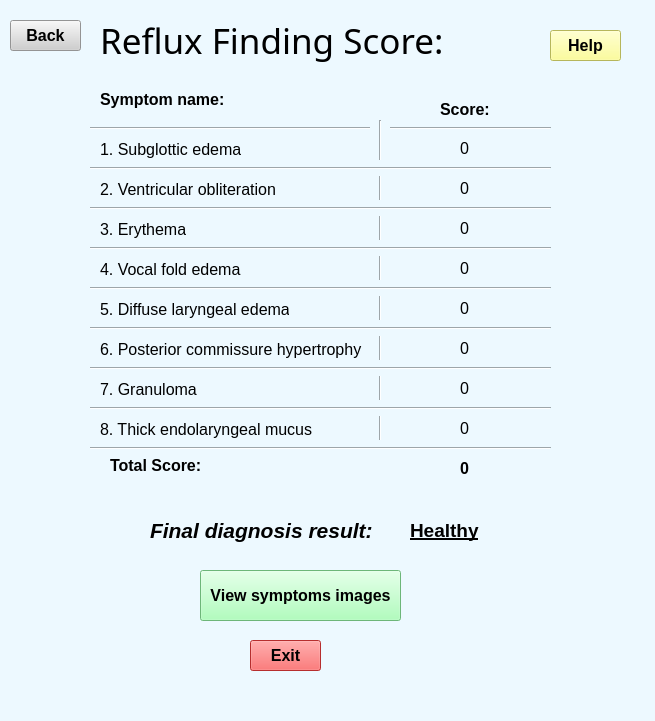
<?xml version="1.0" encoding="UTF-8"?>
<ui version="4.0">
 <class>ResultWindow</class>
 <widget class="QMainWindow" name="ResultWindow">
  <property name="geometry">
   <rect>
    <x>0</x>
    <y>0</y>
    <width>655</width>
    <height>721</height>
   </rect>
  </property>
  <property name="windowTitle">
   <string>results screen</string>
  </property>
  <property name="styleSheet">
   <string notr="true">background-color:rgb(237, 249, 255)</string>
  </property>
  <widget class="QWidget" name="centralwidget">
   <widget class="QLabel" name="main_label">
    <property name="geometry">
     <rect>
      <x>100</x>
      <y>10</y>
      <width>391</width>
      <height>61</height>
     </rect>
    </property>
    <property name="font">
     <font>
      <family>Segoe Print</family>
      <pointsize>26</pointsize>
     </font>
    </property>
    <property name="text">
     <string>Reflux Finding Score:</string>
    </property>
   </widget>
   <widget class="QLabel" name="name_label">
    <property name="geometry">
     <rect>
      <x>100</x>
      <y>90</y>
      <width>125</width>
      <height>19</height>
     </rect>
    </property>
    <property name="font">
     <font>
      <family>Arial</family>
      <pointsize>12</pointsize>
      <weight>75</weight>
      <bold>true</bold>
     </font>
    </property>
    <property name="text">
     <string>Symptom name:</string>
    </property>
   </widget>
   <widget class="QLabel" name="score_lbl">
    <property name="geometry">
     <rect>
      <x>440</x>
      <y>100</y>
      <width>51</width>
      <height>19</height>
     </rect>
    </property>
    <property name="font">
     <font>
      <family>Arial</family>
      <pointsize>12</pointsize>
      <weight>75</weight>
      <bold>true</bold>
     </font>
    </property>
    <property name="text">
     <string>Score:</string>
    </property>
   </widget>
   <widget class="Line" name="line">
    <property name="geometry">
     <rect>
      <x>90</x>
      <y>120</y>
      <width>461</width>
      <height>16</height>
     </rect>
    </property>
    <property name="orientation">
     <enum>Qt::Horizontal</enum>
    </property>
   </widget>
   <widget class="QLabel" name="symptom1_lbl">
    <property name="geometry">
     <rect>
      <x>100</x>
      <y>140</y>
      <width>141</width>
      <height>19</height>
     </rect>
    </property>
    <property name="font">
     <font>
      <pointsize>12</pointsize>
     </font>
    </property>
    <property name="text">
     <string>1. Subglottic edema</string>
    </property>
   </widget>
   <widget class="QLabel" name="symptom2_lbl">
    <property name="geometry">
     <rect>
      <x>100</x>
      <y>180</y>
      <width>180</width>
      <height>19</height>
     </rect>
    </property>
    <property name="font">
     <font>
      <pointsize>12</pointsize>
     </font>
    </property>
    <property name="text">
     <string>2. Ventricular obliteration</string>
    </property>
   </widget>
   <widget class="QLabel" name="symptom3_lbl">
    <property name="geometry">
     <rect>
      <x>100</x>
      <y>220</y>
      <width>86</width>
      <height>19</height>
     </rect>
    </property>
    <property name="font">
     <font>
      <pointsize>12</pointsize>
     </font>
    </property>
    <property name="text">
     <string>3. Erythema</string>
    </property>
   </widget>
   <widget class="QLabel" name="symptom4_lbl">
    <property name="geometry">
     <rect>
      <x>100</x>
      <y>260</y>
      <width>141</width>
      <height>19</height>
     </rect>
    </property>
    <property name="font">
     <font>
      <pointsize>12</pointsize>
     </font>
    </property>
    <property name="text">
     <string>4. Vocal fold edema</string>
    </property>
   </widget>
   <widget class="QLabel" name="symptom5_lbl">
    <property name="geometry">
     <rect>
      <x>100</x>
      <y>300</y>
      <width>189</width>
      <height>19</height>
     </rect>
    </property>
    <property name="font">
     <font>
      <pointsize>12</pointsize>
     </font>
    </property>
    <property name="text">
     <string>5. Diffuse laryngeal edema</string>
    </property>
   </widget>
   <widget class="QLabel" name="symptom6_lbl">
    <property name="geometry">
     <rect>
      <x>100</x>
      <y>340</y>
      <width>263</width>
      <height>19</height>
     </rect>
    </property>
    <property name="font">
     <font>
      <pointsize>12</pointsize>
     </font>
    </property>
    <property name="text">
     <string>6. Posterior commissure hypertrophy</string>
    </property>
   </widget>
   <widget class="QLabel" name="label_9">
    <property name="geometry">
     <rect>
      <x>100</x>
      <y>380</y>
      <width>97</width>
      <height>19</height>
     </rect>
    </property>
    <property name="font">
     <font>
      <pointsize>12</pointsize>
     </font>
    </property>
    <property name="text">
     <string>7. Granuloma</string>
    </property>
   </widget>
   <widget class="QLabel" name="symptom8_lbl">
    <property name="geometry">
     <rect>
      <x>100</x>
      <y>420</y>
      <width>212</width>
      <height>19</height>
     </rect>
    </property>
    <property name="font">
     <font>
      <pointsize>12</pointsize>
     </font>
    </property>
    <property name="text">
     <string>8. Thick endolaryngeal mucus</string>
    </property>
   </widget>
   <widget class="Line" name="line_2">
    <property name="geometry">
     <rect>
      <x>370</x>
      <y>120</y>
      <width>20</width>
      <height>321</height>
     </rect>
    </property>
    <property name="orientation">
     <enum>Qt::Vertical</enum>
    </property>
   </widget>
   <widget class="Line" name="line_3">
    <property name="geometry">
     <rect>
      <x>90</x>
      <y>160</y>
      <width>461</width>
      <height>16</height>
     </rect>
    </property>
    <property name="orientation">
     <enum>Qt::Horizontal</enum>
    </property>
   </widget>
   <widget class="Line" name="line_4">
    <property name="geometry">
     <rect>
      <x>90</x>
      <y>200</y>
      <width>461</width>
      <height>16</height>
     </rect>
    </property>
    <property name="orientation">
     <enum>Qt::Horizontal</enum>
    </property>
   </widget>
   <widget class="Line" name="line_5">
    <property name="geometry">
     <rect>
      <x>90</x>
      <y>240</y>
      <width>461</width>
      <height>16</height>
     </rect>
    </property>
    <property name="orientation">
     <enum>Qt::Horizontal</enum>
    </property>
   </widget>
   <widget class="Line" name="line_6">
    <property name="geometry">
     <rect>
      <x>90</x>
      <y>280</y>
      <width>461</width>
      <height>16</height>
     </rect>
    </property>
    <property name="orientation">
     <enum>Qt::Horizontal</enum>
    </property>
   </widget>
   <widget class="Line" name="line_7">
    <property name="geometry">
     <rect>
      <x>90</x>
      <y>320</y>
      <width>461</width>
      <height>16</height>
     </rect>
    </property>
    <property name="orientation">
     <enum>Qt::Horizontal</enum>
    </property>
   </widget>
   <widget class="Line" name="line_8">
    <property name="geometry">
     <rect>
      <x>90</x>
      <y>360</y>
      <width>461</width>
      <height>16</height>
     </rect>
    </property>
    <property name="orientation">
     <enum>Qt::Horizontal</enum>
    </property>
   </widget>
   <widget class="Line" name="line_9">
    <property name="geometry">
     <rect>
      <x>90</x>
      <y>400</y>
      <width>461</width>
      <height>16</height>
     </rect>
    </property>
    <property name="orientation">
     <enum>Qt::Horizontal</enum>
    </property>
   </widget>
   <widget class="QLabel" name="score_1">
    <property name="geometry">
     <rect>
      <x>460</x>
      <y>140</y>
      <width>21</width>
      <height>16</height>
     </rect>
    </property>
    <property name="font">
     <font>
      <pointsize>12</pointsize>
      <weight>50</weight>
      <bold>false</bold>
     </font>
    </property>
    <property name="text">
     <string>0</string>
    </property>
   </widget>
   <widget class="QLabel" name="score_3">
    <property name="geometry">
     <rect>
      <x>460</x>
      <y>220</y>
      <width>21</width>
      <height>16</height>
     </rect>
    </property>
    <property name="font">
     <font>
      <pointsize>12</pointsize>
      <weight>50</weight>
      <bold>false</bold>
     </font>
    </property>
    <property name="text">
     <string>0</string>
    </property>
   </widget>
   <widget class="QLabel" name="score_4">
    <property name="geometry">
     <rect>
      <x>460</x>
      <y>260</y>
      <width>21</width>
      <height>16</height>
     </rect>
    </property>
    <property name="font">
     <font>
      <pointsize>12</pointsize>
      <weight>50</weight>
      <bold>false</bold>
     </font>
    </property>
    <property name="text">
     <string>0</string>
    </property>
   </widget>
   <widget class="QLabel" name="score_2">
    <property name="geometry">
     <rect>
      <x>460</x>
      <y>180</y>
      <width>21</width>
      <height>16</height>
     </rect>
    </property>
    <property name="font">
     <font>
      <pointsize>12</pointsize>
      <weight>50</weight>
      <bold>false</bold>
     </font>
    </property>
    <property name="text">
     <string>0</string>
    </property>
   </widget>
   <widget class="QLabel" name="score_5">
    <property name="geometry">
     <rect>
      <x>460</x>
      <y>300</y>
      <width>21</width>
      <height>16</height>
     </rect>
    </property>
    <property name="font">
     <font>
      <pointsize>12</pointsize>
      <weight>50</weight>
      <bold>false</bold>
     </font>
    </property>
    <property name="text">
     <string>0</string>
    </property>
   </widget>
   <widget class="QLabel" name="score_6">
    <property name="geometry">
     <rect>
      <x>460</x>
      <y>340</y>
      <width>21</width>
      <height>16</height>
     </rect>
    </property>
    <property name="font">
     <font>
      <pointsize>12</pointsize>
      <weight>50</weight>
      <bold>false</bold>
     </font>
    </property>
    <property name="text">
     <string>0</string>
    </property>
   </widget>
   <widget class="QLabel" name="score_7">
    <property name="geometry">
     <rect>
      <x>460</x>
      <y>380</y>
      <width>21</width>
      <height>16</height>
     </rect>
    </property>
    <property name="font">
     <font>
      <pointsize>12</pointsize>
      <weight>50</weight>
      <bold>false</bold>
     </font>
    </property>
    <property name="text">
     <string>0</string>
    </property>
   </widget>
   <widget class="QLabel" name="score_8">
    <property name="geometry">
     <rect>
      <x>460</x>
      <y>420</y>
      <width>21</width>
      <height>16</height>
     </rect>
    </property>
    <property name="font">
     <font>
      <pointsize>12</pointsize>
      <weight>50</weight>
      <bold>false</bold>
     </font>
    </property>
    <property name="text">
     <string>0</string>
    </property>
   </widget>
   <widget class="Line" name="line_10">
    <property name="geometry">
     <rect>
      <x>90</x>
      <y>440</y>
      <width>461</width>
      <height>16</height>
     </rect>
    </property>
    <property name="orientation">
     <enum>Qt::Horizontal</enum>
    </property>
   </widget>
   <widget class="QLabel" name="label">
    <property name="geometry">
     <rect>
      <x>110</x>
      <y>450</y>
      <width>111</width>
      <height>31</height>
     </rect>
    </property>
    <property name="font">
     <font>
      <pointsize>12</pointsize>
      <weight>75</weight>
      <bold>true</bold>
     </font>
    </property>
    <property name="text">
     <string>Total Score:</string>
    </property>
   </widget>
   <widget class="QLabel" name="Total_score">
    <property name="geometry">
     <rect>
      <x>460</x>
      <y>460</y>
      <width>21</width>
      <height>16</height>
     </rect>
    </property>
    <property name="font">
     <font>
      <pointsize>12</pointsize>
      <weight>75</weight>
      <bold>true</bold>
     </font>
    </property>
    <property name="text">
     <string>0</string>
    </property>
   </widget>
   <widget class="QLabel" name="finale_title">
    <property name="geometry">
     <rect>
      <x>150</x>
      <y>510</y>
      <width>251</width>
      <height>41</height>
     </rect>
    </property>
    <property name="font">
     <font>
      <family>Arial</family>
      <pointsize>16</pointsize>
      <weight>75</weight>
      <italic>true</italic>
      <bold>true</bold>
     </font>
    </property>
    <property name="text">
     <string>Final diagnosis result:</string>
    </property>
   </widget>
   <widget class="QLabel" name="finale_res">
    <property name="geometry">
     <rect>
      <x>410</x>
      <y>520</y>
      <width>231</width>
      <height>21</height>
     </rect>
    </property>
    <property name="font">
     <font>
      <family>Arial</family>
      <pointsize>14</pointsize>
      <weight>75</weight>
      <italic>false</italic>
      <bold>true</bold>
      <underline>true</underline>
     </font>
    </property>
    <property name="text">
     <string>Healthy</string>
    </property>
   </widget>
   <widget class="QPushButton" name="veiw_image_btn">
    <property name="geometry">
     <rect>
      <x>200</x>
      <y>570</y>
      <width>201</width>
      <height>51</height>
     </rect>
    </property>
    <property name="font">
     <font>
      <pointsize>12</pointsize>
      <weight>75</weight>
      <bold>true</bold>
     </font>
    </property>
    <property name="styleSheet">
     <string notr="true">background-color:rgb(153, 255, 170)</string>
    </property>
    <property name="text">
     <string>View symptoms images</string>
    </property>
   </widget>
   <widget class="QPushButton" name="exit_btn">
    <property name="geometry">
     <rect>
      <x>250</x>
      <y>640</y>
      <width>71</width>
      <height>31</height>
     </rect>
    </property>
    <property name="font">
     <font>
      <pointsize>12</pointsize>
      <weight>75</weight>
      <bold>true</bold>
     </font>
    </property>
    <property name="styleSheet">
     <string notr="true">background-color:rgb(255, 65, 65)</string>
    </property>
    <property name="text">
     <string>Exit</string>
    </property>
   </widget>
   <widget class="QPushButton" name="back_btn">
    <property name="geometry">
     <rect>
      <x>10</x>
      <y>20</y>
      <width>71</width>
      <height>31</height>
     </rect>
    </property>
    <property name="font">
     <font>
      <pointsize>12</pointsize>
      <weight>75</weight>
      <bold>true</bold>
     </font>
    </property>
    <property name="styleSheet">
     <string notr="true">background-color:rgb(207, 207, 207)</string>
    </property>
    <property name="text">
     <string>Back</string>
    </property>
   </widget>
   <widget class="QPushButton" name="help_btn">
    <property name="geometry">
     <rect>
      <x>550</x>
      <y>30</y>
      <width>71</width>
      <height>31</height>
     </rect>
    </property>
    <property name="font">
     <font>
      <pointsize>12</pointsize>
      <weight>75</weight>
      <bold>true</bold>
     </font>
    </property>
    <property name="styleSheet">
     <string notr="true">background-color:rgb(255, 255, 127)</string>
    </property>
    <property name="text">
     <string>Help</string>
    </property>
   </widget>
  </widget>
  <widget class="QMenuBar" name="menubar">
   <property name="geometry">
    <rect>
     <x>0</x>
     <y>0</y>
     <width>655</width>
     <height>21</height>
    </rect>
   </property>
  </widget>
  <widget class="QStatusBar" name="statusbar"/>
 </widget>
 <resources/>
 <connections/>
</ui>
